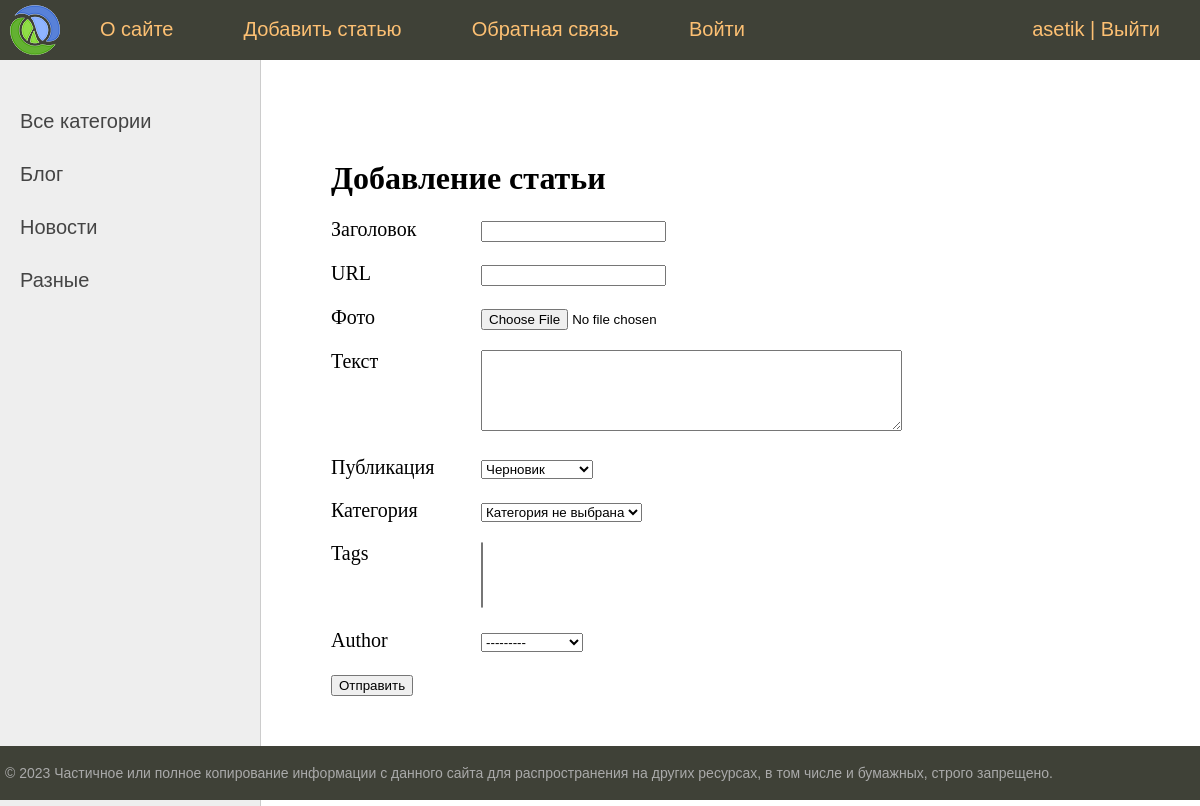
The page /addpage/ (signed in) on the database its author committed.
### users/models.py (models this page shows)
class User(AbstractUser):
    photo = models.ImageField(upload_to="users/%Y%m%d/", blank=True, null=True, verbose_name="Фото")
    date_birth = models.DateTimeField(blank=True, null=True, verbose_name="Дата роэдения")

### basqa/models.py (models this page shows)
class Category(models.Model):
    name = models.CharField(max_length=100, db_index=True, verbose_name='Категория')
    slug = models.SlugField(max_length=255, unique=True, db_index=True)
    def __str__(self):
        return self.name
    def get_absolute_url(self):
        return reverse('category', kwargs={'cat_slug': self.slug})
    class Meta:
        verbose_name = 'Категории'
        verbose_name_plural = 'Категории'

### basqa/views.py (the view, shortened to what this page needs)
# urls.py: path('addpage/', views.AddPage.as_view(), name='add_page'),
class AddPage(LoginRequiredMixin, View):
    def get(self, request):
        form = AddPostForm()
        data = {
            'menu': menu,
            'title': 'Добавление статьи',
            'form': form
        }
        return render(request, 'basqa/addpage.html', data)

### basqa/forms.py (shortened to what this page needs)
class AddPostForm(forms.ModelForm):
    cat = forms.ModelChoiceField(queryset=Category.objects.all(), required=False, empty_label='Категория не выбрана', label='Категория')
    class Meta:
        model = Basqa
        fields = '__all__'
        widgets = {
            'title': forms.TextInput(attrs={'class': 'form-imput'}),
            'content': forms.Textarea(attrs={'cols': 50, 'rows': 5}),
        }
        labels = {'slug': 'URL'}

### basqa/templatetags/basqa_tags.py (called while the page is built)
@register.inclusion_tag('basqa/list_categories.html')
def show_categories(cat_selected=0):
    cats = Category.objects.all()
    return {'cats': cats, 'cat_selected': cat_selected}

### users/context_processors.py (called while the page is built)
def get_basqa_context(request):
    return {'mainmenu': menu}

### basqa/templates/basqa/addpage.html (shortened to what this page needs)
{% extends 'base.html' %}
{% block content %}
<h1>{{title}}</h1>
<form action="" method="POST" enctype="multipart/form-data">
    {% for f in form %}
        <p><label class="form-label" for="{{ form.title.id_for_label }}">{{ f.label }}</label>{{ f }}</p>
    {% endfor %}
    <p><button type="submit">Отправить</button>
</form>
{% endblock %}

### templates/base.html (shortened to what this page needs)
{% load static %}
{% load basqa_tags %}
<!DOCTYPE html>
<html>
<head>
	<link type="text/css" href="{% static 'basqa/css/styles.css' %}" rel="stylesheet" />
</head>
<body>
<table class="table-page" border=0 cellpadding="0" cellspacing="0">
<tr><td valign=top>
{% block mainmenu %}
		<div class="header">
			<ul id="mainmenu" class="mainmenu">
			<li class="logo"><a href="{% url 'home' %}"><div class="logo"></div></a></li>
				{% for m in mainmenu %}
	<li><a href="{% url m.url_name %}">{{m.title}}</a></li>
{% endfor %}
				{% if user.is_authenticated %}
				<li class="last"><a href="{% url 'users:profile' %}">{{ user.username }}</a> | <a href="{% url 'users:logout' %}">Выйти</a></li>
				{% else %}
				<li class="last"><a href="{% url 'users:login' %}">Войти</a> | <a href="{% url 'users:register' %}">Регистрация</a></li>
				{% endif %}
			</ul>
		</div>
{% endblock mainmenu %}
<table class="table-content" border=0 cellpadding="0" cellspacing="0">
<tr>
	<td valign="top" class="left-chapters">
	<ul id="leftchapters">
		{% if cat_selected == 0 %}
		<li class="selected">Все категории</li>
		{% else %}
		<li><a href="{% url 'home' %}">Все категории</a></li>
		{% endif %}
		{% show_categories cat_selected %}
	</ul>
</td>
<td valign="top" class="content">
	<div class="content-text">
{% block content %}
{% endblock %}
	</div>
</td></tr></table>
</td></tr>
<tr><td valign=top>
	<div id="footer">
		<p>&copy; 2023 Частичное или полное копирование информации с данного сайта для распространения на других ресурсах, в том числе и бумажных, строго запрещено.</p>
	</div>
</td></tr></table>
</body>
</html>

### basqa/templates/basqa/list_categories.html
{% for cat in cats %}
{% if cat.id == cat_selected %}
<li class="selected">{{cat.name}}</li>
{% else %}
<li><a href="{{ cat.get_absolute_url }}">{{cat.name}}</a></li>
{% endif %}
{% endfor %}

### basqa/static/basqa/css/styles.css (style rules this page uses)
html, body { font-family: 'Arial'; margin: 0; padding: 0; height: 100%; width: 100%; color: #444; }
a { color: #0059b2; text-decoration: none; }
.table-page { width: 100%; height: 100%; vertical-align: top; }
.table-page tr { height: 100%; }
.header { background: #3F4137; height: 60px; }
.logo { background: url('../../images/logo.png') no-repeat 10px 5px; width: 70px; height: 60px; }
ul.mainmenu { list-style: none; margin: 0; padding: 0; height: 60px; color: #fdc073; font-size: 20px; overflow: hidden; }
ul.mainmenu li { float: left; margin: 18px 40px 0 30px; }
ul.mainmenu li.logo { margin: 0; }
ul.mainmenu li.last { float: right; }
ul.mainmenu li a { color: #fdc073; text-decoration: none; }
.table-content { width: 100%; min-height: 100%; height: 100%; }
.left-chapters { margin: 0; background: #eee; border-right: 1px solid #ccc; }
.left-chapters ul { width: 230px; margin: 0; padding: 20px 10px 10px 20px; list-style: none; font-size: 20px; }
.left-chapters ul li { margin: 30px 0 0 0; color: #999; }
.left-chapters ul li a { color: #444; text-decoration: none; }
.content { padding: 40px 20px 20px 40px; width: 100%; box-sizing: border-box; }
.content-text { margin: 60px 0 0 30px; color: #000; font-size: 20px; font-family: Yandex Sans Display Light; }
.content-text h1 { font-size: 32px; }
#footer { box-sizing: border-box; background: #3F4137; padding: 5px; color: #aaa; font-size: 14px; font-family: Verdana, Geneva, Arial, Helvetica; text-align: left; overflow: hidden; }
.form-label { display: inline-block; min-width: 150px; vertical-align: top; }

### rows shown on the page
User: username "asetik"
Category: name "Блог"
Category: name "Новости"
Category: name "Разные"

### other values the page prints
{{ m.title }} "О сайте" "Добавить статью" "Обратная связь" "Войти"
{{ title }} "Добавление статьи"
{{ f.label }} "Заголовок" "URL" "Фото" "Текст" "Публикация" "Категория" "Tags" "Author"
